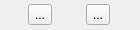
<?xml version="1.0" encoding="UTF-8"?>
<ui version="4.0">
 <class>qSlicerMarkupsPlaceWidget</class>
 <widget class="qSlicerWidget" name="qSlicerMarkupsPlaceWidget">
  <property name="geometry">
   <rect>
    <x>0</x>
    <y>0</y>
    <width>140</width>
    <height>30</height>
   </rect>
  </property>
  <property name="sizePolicy">
   <sizepolicy hsizetype="Preferred" vsizetype="Preferred">
    <horstretch>0</horstretch>
    <verstretch>0</verstretch>
   </sizepolicy>
  </property>
  <property name="windowTitle">
   <string>Place markups</string>
  </property>
  <layout class="QHBoxLayout" name="horizontalLayout">
   <property name="margin">
    <number>0</number>
   </property>
   <item>
    <widget class="QToolButton" name="PlaceButton">
     <property name="toolTip">
      <string>Place a markup point</string>
     </property>
     <property name="text">
      <string>...</string>
     </property>
     <property name="icon">
      <iconset resource="../../../Resources/qSlicerMarkupsModule.qrc">
       <normaloff>:/Icons/MarkupsMouseModePlace.png</normaloff>:/Icons/MarkupsMouseModePlace.png</iconset>
     </property>
     <property name="checkable">
      <bool>true</bool>
     </property>
    </widget>
   </item>
   <item>
    <widget class="QToolButton" name="DeleteLastButton">
     <property name="toolTip">
      <string>Delete last added markup point</string>
     </property>
     <property name="text">
      <string>...</string>
     </property>
     <property name="icon">
      <iconset resource="../../../Resources/qSlicerMarkupsModule.qrc">
       <normaloff>:/Icons/MarkupsDelete.png</normaloff>:/Icons/MarkupsDelete.png</iconset>
     </property>
    </widget>
   </item>
  </layout>
  <action name="ActionPersistent">
   <property name="checkable">
    <bool>true</bool>
   </property>
   <property name="text">
    <string>Place multiple markups</string>
   </property>
   <property name="toolTip">
    <string>Place multiple markups</string>
   </property>
  </action>
  <action name="ActionDeleteAll">
   <property name="icon">
    <iconset resource="../../../Resources/qSlicerMarkupsModule.qrc">
     <normaloff>:/Icons/MarkupsDeleteAllRows.png</normaloff>:/Icons/MarkupsDeleteAllRows.png</iconset>
   </property>
   <property name="text">
    <string>Delete all markups</string>
   </property>
   <property name="toolTip">
    <string>Delete all markups in the list</string>
   </property>
  </action>
 </widget>
 <customwidgets>
  <customwidget>
   <class>qSlicerWidget</class>
   <extends>QWidget</extends>
   <header>qSlicerWidget.h</header>
   <container>1</container>
  </customwidget>
 </customwidgets>
 <resources>
  <include location="../../../../../../Libs/MRML/Widgets/Resources/qMRMLWidgets.qrc"/>
  <include location="../../../Resources/qSlicerMarkupsModule.qrc"/>
 </resources>
 <connections/>
</ui>
